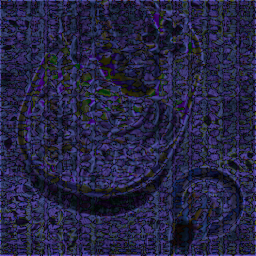
#> input picture fig1_diff_p.png, 256 x 256 px, found by its file name
$ python plot_fig1_all.py
#> lines starting #> are read from the running program, lines starting #| are printed output that depends on the picture
import matplotlib.pyplot as plt
import os
from PIL import Image

# 1. 이미지 경로 설정 (20개를 순서대로 입력하세요)
# 행 방향 우선: (WAM 5개) -> (OmniGuard 5개) -> (StableGuard 5개) -> (APT 5개)
image_paths = [
    # wam
    "/mnt/nas5/suhyeon/projects/locmark_fig1/other_methods/wam/fig1_diff_p.png",
    "/mnt/nas5/suhyeon/projects/locmark_fig1/other_methods/wam/fig1_diff_fr.png",
    "/mnt/nas5/suhyeon/projects/locmark_fig1/other_methods/wam/fig1_diff_sp.png",
    "/mnt/nas5/suhyeon/projects/locmark_table_1/wam/pred_mask_ldm_spliceless/0221.png",
    "/mnt/nas5/suhyeon/projects/locmark_table_1/wam/pred_mask_ldm_spliced/0221.png",
    # omniguard
    "/mnt/nas5/suhyeon/projects/locmark_fig1/other_methods/omniguard/fig1_diff_p.png",
    "/mnt/nas5/suhyeon/projects/locmark_fig1/other_methods/omniguard/fig1_diff_fr.png",
    "/mnt/nas5/suhyeon/projects/locmark_fig1/other_methods/omniguard/fig1_diff_sp.png",
    "/mnt/nas5/suhyeon/projects/locmark_table_1/omniguard/pred_mask_ldm_spliceless/0221.png",
    "/mnt/nas5/suhyeon/projects/locmark_table_1/omniguard/pred_mask_ldm_spliced/0221.png",
    # stableguard
    "/mnt/nas5/suhyeon/projects/locmark_fig1/other_methods/stableguard/fig1_diff_p.png",
    "/mnt/nas5/suhyeon/projects/locmark_fig1/other_methods/stableguard/fig1_diff_fr.png",
    "/mnt/nas5/suhyeon/projects/locmark_fig1/other_methods/stableguard/fig1_diff_sp.png",
    "/mnt/nas5/suhyeon/projects/locmark_table_1/stableguard/pred_mask_ldm_spliceless/0221.png",
    "/mnt/nas5/suhyeon/projects/locmark_table_1/stableguard/pred_mask_ldm_spliced/0221.png",
    # ours
    "/mnt/nas5/suhyeon/projects/locmark_fig1/other_methods/ours/fig1_diff_p.png",
    "/mnt/nas5/suhyeon/projects/locmark_fig1/other_methods/ours/fig1_diff_fr.png",
    "/mnt/nas5/suhyeon/projects/locmark_fig1/other_methods/ours/fig1_diff_sp.png",
    "/mnt/nas5/suhyeon/projects/locmark_table_1/ours/hinge-hard-noise-500/20260226-045858/pred_mask_ldm_spliceless_refiner/0221.png",
    "/mnt/nas5/suhyeon/projects/locmark_table_1/ours/hinge-hard-noise-500/20260226-045858/pred_mask_ldm_spliced_refiner/0221.png",
]

row_labels = ["WAM", "OmniGuard", "StableGuard", "APT*"]
col_labels = ["Signal\n(Emb.)", "Signal\n(FR)", "Signal\n(SP)", "Loc. Mask\n(FR)", "Loc. Mask\n(SP)"]

rows, cols = 4, 5
fig, axes = plt.subplots(rows, cols, figsize=(15, 10))

# 간격 설정 (원본 코드 스타일 유지)
plt.subplots_adjust(wspace=0.03, hspace=0.03, left=0.08, right=0.98, top=0.98, bottom=0.05)

for r in range(rows):
    for c in range(cols):
        ax = axes[r, c]
        img_idx = r * cols + c

        try:
            img_path = image_paths[img_idx]
            img = Image.open(img_path)
#> img is the input picture: PIL image 256x256 RGB; mean R, G, B 37.5, 36.6, 67.8

            # 마스크나 특정 이미지 특성에 따른 cmap 설정
            ax.imshow(img, cmap='gray' if img.mode == 'L' else None)
        except Exception as e:
            ax.text(0.5, 0.5, 'N/A', ha='center', va='center', fontsize=12)

        # 테두리 및 축 설정 (원본 스타일)
        ax.set_xticks([]); ax.set_yticks([])
        for s in ax.spines.values():
            s.set_visible(True)
            s.set_edgecolor('black')
            s.set_linewidth(0.8)

        # 행 라벨 (왼쪽)
        if c == 0:
            ax.set_ylabel(row_labels[r], rotation=90, fontsize=24, labelpad=6)

        # 열 라벨 (하단)
        if r == rows - 1:
            ax.text(0.5, -0.06, col_labels[c], transform=ax.transAxes,
                    ha='center', va='top', fontsize=24)

# 결과 저장
plt.savefig('fig_fig1_all.pdf', dpi=300, bbox_inches='tight')
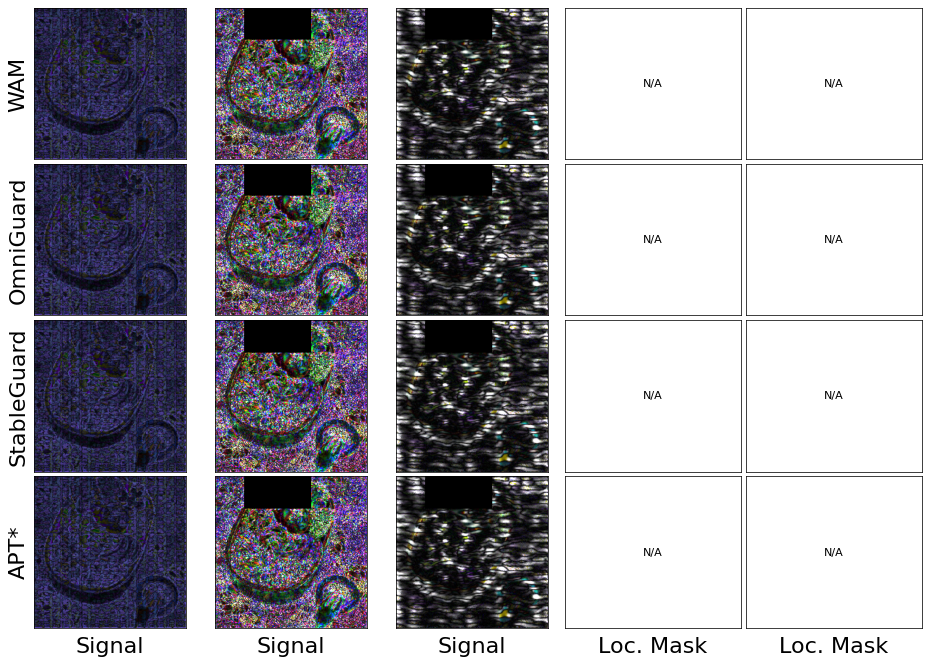
#> figure drawn by matplotlib, 12 panels
# plt.show()
